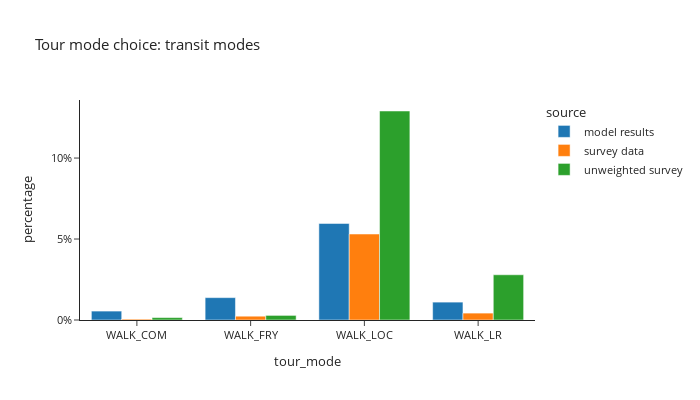

The notebook cell this image was saved under:
### Code cell
# show only transit modes
df_plot = tour_mode_data.groupby(['source','tour_mode'])['trip_weight_2017_2019'].sum().reset_index()
df_plot['percentage'] = df_plot.groupby(['source'], group_keys=False)['trip_weight_2017_2019']. \
    apply(lambda x: x / float(x.sum()))

fig = px.bar(df_plot.loc[df_plot['tour_mode'].isin(transit_modes)], x="tour_mode", y="percentage", color="source",barmode="group", template="simple_white",
             # color_discrete_sequence=config['psrc_color'],
             title="Tour mode choice: transit modes")
fig.for_each_annotation(lambda a: a.update(text = a.text.split("=")[-1]))
fig.update_layout(height=400, width=700, font=dict(size=11), yaxis=dict(tickformat=".0%"))
fig.show()

### Figure 1 — Plotly figure (JSON) as saved in the notebook; plotly's stock layout.template omitted (floating-point values rounded to 4 significant figures)
{"data": [{"alignmentgroup": "True", "hovertemplate": "source=model results<br>tour_mode=%{x}<br>percentage=%{y}<extra></extra>", "legendgroup": "model results", "marker": {"color": "#1F77B4", "pattern": {"shape": ""}}, "name": "model results", "offsetgroup": "model results", "orientation": "v", "showlegend": true, "textposition": "auto", "type": "bar", "x": ["WALK_COM", "WALK_FRY", "WALK_LOC", "WALK_LR"], "xaxis": "x", "y": [0.005508, 0.01381, 0.05962, 0.01104], "yaxis": "y"}, {"alignmentgroup": "True", "hovertemplate": "source=survey data<br>tour_mode=%{x}<br>percentage=%{y}<extra></extra>", "legendgroup": "survey data", "marker": {"color": "#FF7F0E", "pattern": {"shape": ""}}, "name": "survey data", "offsetgroup": "survey data", "orientation": "v", "showlegend": true, "textposition": "auto", "type": "bar", "x": ["WALK_COM", "WALK_FRY", "WALK_LOC", "WALK_LR"], "xaxis": "x", "y": [0.0005495, 0.002348, 0.05308, 0.004261], "yaxis": "y"}, {"alignmentgroup": "True", "hovertemplate": "source=unweighted survey<br>tour_mode=%{x}<br>percentage=%{y}<extra></extra>", "legendgroup": "unweighted survey", "marker": {"color": "#2CA02C", "pattern": {"shape": ""}}, "name": "unweighted survey", "offsetgroup": "unweighted survey", "orientation": "v", "showlegend": true, "textposition": "auto", "type": "bar", "x": ["WALK_COM", "WALK_FRY", "WALK_LOC", "WALK_LR"], "xaxis": "x", "y": [0.001492, 0.002843, 0.1291, 0.02793], "yaxis": "y"}], "layout": {"barmode": "group", "font": {"size": 11}, "height": 400, "legend": {"title": {"text": "source"}, "tracegroupgap": 0}, "title": {"text": "Tour mode choice: transit modes"}, "width": 700, "xaxis": {"anchor": "y", "domain": [0.0, 1.0], "title": {"text": "tour_mode"}}, "yaxis": {"anchor": "x", "domain": [0.0, 1.0], "tickformat": ".0%", "title": {"text": "percentage"}}}}
